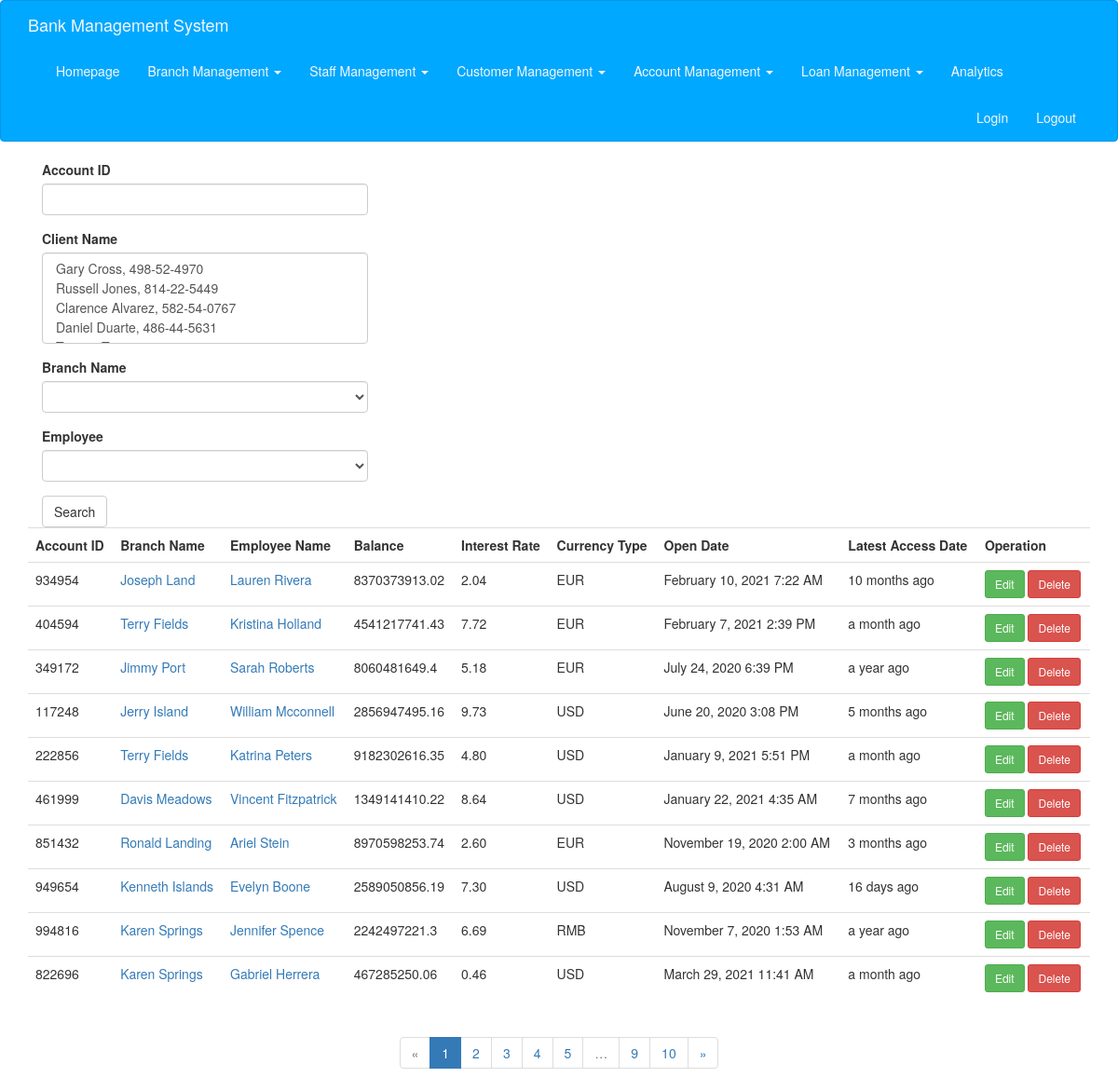
The page /saving_account (signed in) on the database as committed earlier.
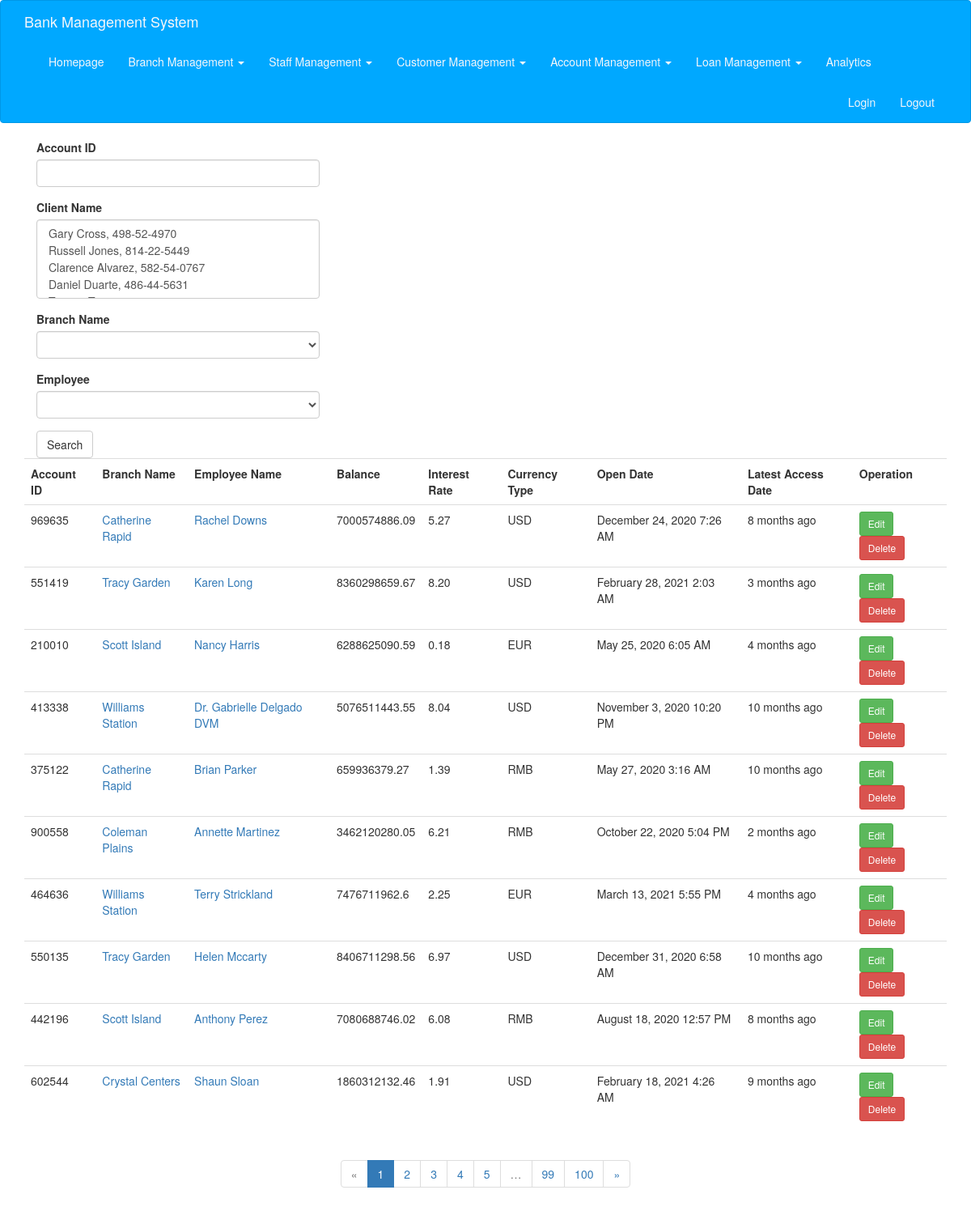
The same page on the database as committed later.
### app/models.py (models this page shows, shortened)
class SavingAccount(db.Model):
    __tablename__ = 'savings'
    id = db.Column(db.String(20), primary_key=True)
    branch_name = db.Column(db.String(100), db.ForeignKey('branches.name'))
    employee_id = db.Column(db.String(20), db.ForeignKey('employees.id'))
    balance = db.Column(db.Float)
    open_date = db.Column(db.DateTime, default=datetime.utcnow)
    interest_rate = db.Column(db.String(10))
    currency_type = db.Column(db.String(5))
    last_access_date = db.Column(db.DateTime, default=datetime.utcnow)
    clients = db.relationship(
        'ClientSaving',
        foreign_keys=[ClientSaving.saving_id],
        backref=db.backref('saving_account', lazy='joined'),
        lazy='dynamic',
        cascade='all, delete-orphan'
    )

class Branch(db.Model):
    __tablename__ = 'branches'
    name = db.Column(db.String(100), primary_key=True)
    city = db.Column(db.String(20))
    asset = db.Column(db.Integer)
    employees = db.relationship('Employee', backref='branch', lazy='dynamic')
    loans = db.relationship('Loan', backref='branch', lazy='dynamic')
    saving_accounts = db.relationship(
        'SavingAccount', backref='branch', lazy='dynamic')
    check_accounts = db.relationship(
        'CheckAccount', backref='branch', lazy='dynamic')

class Employee(db.Model):
    __tablename__ = 'employees'
    id = db.Column(db.String(20), primary_key=True)
    branch_name = db.Column(db.String(100), db.ForeignKey('branches.name'))
    name = db.Column(db.String(20))
    phone = db.Column(db.String(15))
    address = db.Column(db.String(256))
    enroll_date = db.Column(db.Date, default=date.today())
    saving_accounts_managed = db.relationship(
        'SavingAccount', backref='employee', lazy='dynamic')
    check_accounts_managed = db.relationship(
        'CheckAccount', backref='employee', lazy='dynamic')
    loans_managed = db.relationship('Loan', backref='employee', lazy='dynamic')

### app/main/views.py (the view, shortened to what this page needs)
@main.route('/saving_account', methods=['GET', 'POST'])
@login_required
def saving_account():
    form = SavingAccountSearchForm()
    query = SavingAccount.query
    search_sa_id = request.cookies.get('search_sa_id', '')
    search_sa_branch_name = request.cookies.get('search_sa_branch_name', '')
    search_sa_employee_id = request.cookies.get('search_sa_employee_id', '')
    search_sa_clients = request.cookies.get('search_sa_clients', '')
    if search_sa_clients != '':
        search_sa_clients = search_sa_clients.split(',')
    else:
        search_sa_clients = []
    if search_sa_id != '':
        query = query.filter_by(id=search_sa_id)
        form.id.data = search_sa_id
    if search_sa_branch_name != '':
        query = query.filter_by(branch_name=search_sa_branch_name)
        form.branch_name.data = search_sa_branch_name
    if search_sa_employee_id != '':
        query = query.filter_by(employee_id=search_sa_employee_id)
        form.employee_id.data = search_sa_employee_id
    if search_sa_clients != []:
        for c_id in search_sa_clients:
            query = query.filter(SavingAccount.clients.any(client_id=c_id))
        form.clients.data = search_sa_clients
    page = request.args.get('page', 1, type=int)
    pagination = query.paginate(
        page, per_page=current_app.config['ITEMS_PER_PAGE'], error_out=False)
    saving_accounts = pagination.items
    return render_template('saving_account.html', form=form, saving_accounts=saving_accounts, pagination=pagination)

### app/main/forms.py
class SavingAccountSearchForm(FlaskForm):
    id = StringField("Account ID", validators=[])
    clients = SelectMultipleField("Client Name", validators=[])
    branch_name = SelectField('Branch Name')
    employee_id = SelectField('Employee')
    submit = SubmitField("Search")
    def __init__(self, *args, **kwargs):
        super(SavingAccountSearchForm, self).__init__(*args, **kwargs)
        self.branch_name.choices = [('', '')]
        self.branch_name.choices.extend([(branch.name, branch.name)
                             for branch in Branch.query.all()])
        self.clients.choices = [(client.id, client.name + ', ' + client.id)
                             for client in Client.query.all()]
        self.employee_id.choices = [('', '')]
        self.employee_id.choices.extend([(employee.id, employee.name + ', ' + employee.id)
                             for employee in Employee.query.all()])

### app/models.py (called while the page is built)
@login_manager.user_loader
def load_user(user_id):
    return SystemUser.query.get(user_id)

### app/templates/saving_account.html (shortened to what this page needs)
{% extends "base.html" %}
{% import "bootstrap/wtf.html" as wtf %}
{% import "_macros.html" as macros %}
{% block page_content %}
<div class="col-md-4">
    {{ wtf.quick_form(form) }}
</div>
{% include '_saving_account.html' %}
{% if pagination %}
<div class="pagination">
    {{ macros.pagination_widget(pagination, '.saving_account') }}
</div>
{% endif %}
{% endblock %}

### app/templates/_saving_account.html
<table class="table table-hover">
    <tr>
        <th>Account ID</th>
        <th>Branch Name</th>
        <th>Employee Name</th>
        <th>Balance</th>
        <th>Interest Rate</th>
        <th>Currency Type</th>
        <th>Open Date</th>
        <th>Latest Access Date</th>
        <th>Operation</th>
    </tr>
    {% for a in saving_accounts %}
    <tr>
        <td>{{ a.id }}</td>
        <td><a href="{{ url_for('main.branch_edit', branch_name=a.branch.name) }}">{{ a.branch.name }}</a></td>
        <td><a href="{{ url_for('main.employee_edit', employee_id=a.employee.id) }}">{{ a.employee.name }}</a></td>
        <td>{{ a.balance }}</td>
        <td>{{ a.interest_rate }}</td>
        <td>{{ a.currency_type }}</td>
        <td>{{ moment(a.open_date).format('LLL') }} </td>
        <td>{{ moment(a.last_access_date).fromNow() }} </td>
        <td>
                <a class="btn btn-success btn-sm" type="buttoon" href="{{ url_for('main.saving_account_edit', account_id=a.id) }}">Edit</a>
                <a class="btn btn-danger btn-sm" type="button" href="{{ url_for('main.saving_account_delete', account_id=a.id) }}">Delete</a>
        </td>
    </tr>
    {% endfor %}
</table>

Rows that differ between the two databases and show on the page:
removed SavingAccount: id "934954", branch.name "Joseph Land", employee.name "Lauren Rivera", balance "8370373913.02", interest_rate "2.04", currency_type "EUR", open_date "February 10, 2021 7:22 AM", last_access_date "10 months ago"
removed SavingAccount: id "404594", branch.name "Terry Fields", employee.name "Kristina Holland", balance "4541217741.43", interest_rate "7.72", currency_type "EUR", open_date "February 7, 2021 2:39 PM", last_access_date "a month ago"
removed SavingAccount: id "349172", branch.name "Jimmy Port", employee.name "Sarah Roberts", balance "8060481649.4", interest_rate "5.18", currency_type "EUR", open_date "July 24, 2020 6:39 PM", last_access_date "a year ago"
removed SavingAccount: id "117248", branch.name "Jerry Island", employee.name "William Mcconnell", balance "2856947495.16", interest_rate "9.73", currency_type "USD", open_date "June 20, 2020 3:08 PM", last_access_date "5 months ago"
removed SavingAccount: id "222856", branch.name "Terry Fields", employee.name "Katrina Peters", balance "9182302616.35", interest_rate "4.80", currency_type "USD", open_date "January 9, 2021 5:51 PM", last_access_date "a month ago"
removed SavingAccount: id "461999", branch.name "Davis Meadows", employee.name "Vincent Fitzpatrick", balance "1349141410.22", interest_rate "8.64", currency_type "USD", open_date "January 22, 2021 4:35 AM", last_access_date "7 months ago"
removed SavingAccount: id "851432", branch.name "Ronald Landing", employee.name "Ariel Stein", balance "8970598253.74", interest_rate "2.60", currency_type "EUR", open_date "November 19, 2020 2:00 AM", last_access_date "3 months ago"
removed SavingAccount: id "949654", branch.name "Kenneth Islands", employee.name "Evelyn Boone", balance "2589050856.19", interest_rate "7.30", currency_type "USD", open_date "August 9, 2020 4:31 AM", last_access_date "16 days ago"
removed SavingAccount: id "994816", branch.name "Karen Springs", employee.name "Jennifer Spence", balance "2242497221.3", interest_rate "6.69", currency_type "RMB", open_date "November 7, 2020 1:53 AM", last_access_date "a year ago"
removed SavingAccount: id "822696", branch.name "Karen Springs", employee.name "Gabriel Herrera", balance "467285250.06", interest_rate "0.46", currency_type "USD", open_date "March 29, 2021 11:41 AM", last_access_date "a month ago"
added SavingAccount: id "969635", branch.name "Catherine Rapid", employee.name "Rachel Downs", balance "7000574886.09", interest_rate "5.27", currency_type "USD", open_date "December 24, 2020 7:26 AM", last_access_date "8 months ago"
added SavingAccount: id "551419", branch.name "Tracy Garden", employee.name "Karen Long", balance "8360298659.67", interest_rate "8.20", currency_type "USD", open_date "February 28, 2021 2:03 AM", last_access_date "3 months ago"
added SavingAccount: id "210010", branch.name "Scott Island", employee.name "Nancy Harris", balance "6288625090.59", interest_rate "0.18", currency_type "EUR", open_date "May 25, 2020 6:05 AM", last_access_date "4 months ago"
added SavingAccount: id "413338", branch.name "Williams Station", employee.name "Dr. Gabrielle Delgado DVM", balance "5076511443.55", interest_rate "8.04", currency_type "USD", open_date "November 3, 2020 10:20 PM", last_access_date "10 months ago"
added SavingAccount: id "375122", branch.name "Catherine Rapid", employee.name "Brian Parker", balance "659936379.27", interest_rate "1.39", currency_type "RMB", open_date "May 27, 2020 3:16 AM", last_access_date "10 months ago"
added SavingAccount: id "900558", branch.name "Coleman Plains", employee.name "Annette Martinez", balance "3462120280.05", interest_rate "6.21", currency_type "RMB", open_date "October 22, 2020 5:04 PM", last_access_date "2 months ago"
added SavingAccount: id "464636", branch.name "Williams Station", employee.name "Terry Strickland", balance "7476711962.6", interest_rate "2.25", currency_type "EUR", open_date "March 13, 2021 5:55 PM", last_access_date "4 months ago"
added SavingAccount: id "550135", branch.name "Tracy Garden", employee.name "Helen Mccarty", balance "8406711298.56", interest_rate "6.97", currency_type "USD", open_date "December 31, 2020 6:58 AM", last_access_date "10 months ago"
added SavingAccount: id "442196", branch.name "Scott Island", employee.name "Anthony Perez", balance "7080688746.02", interest_rate "6.08", currency_type "RMB", open_date "August 18, 2020 12:57 PM", last_access_date "8 months ago"
added SavingAccount: id "602544", branch.name "Crystal Centers", employee.name "Shaun Sloan", balance "1860312132.46", interest_rate "1.91", currency_type "USD", open_date "February 18, 2021 4:26 AM", last_access_date "9 months ago"
Other text that changed with them:
new list line: "99"
new list line: "100"
list line gone: "9"
list line gone: "10"
